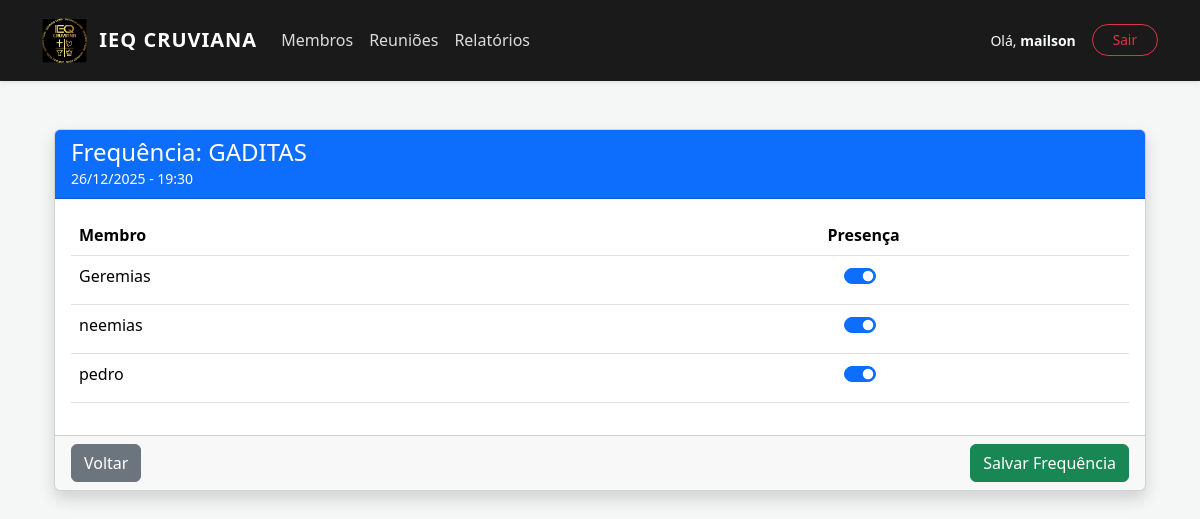
The app's page /gestao/frequencia/registrar/9/ (signed in) with its own data.
### membros/models.py (models this page shows, shortened)
class Reuniao(models.Model):
    celula = models.ForeignKey(Celula, on_delete=models.CASCADE, related_name='reunioes')
    data_reuniao = models.DateField(default=timezone.now)
    hora_reuniao = models.TimeField(default='00:00:00')
    tema = models.CharField(max_length=200, blank=True, null=True)
    class Meta:
        verbose_name = "Reunião"
        verbose_name_plural = "Reuniões"
        unique_together = ('celula', 'data_reuniao', 'hora_reuniao')
        ordering = ['-data_reuniao', '-hora_reuniao']

class Celula(models.Model):
    nome = models.CharField(max_length=100, unique=True)
    lider = models.ForeignKey('auth.User', on_delete=models.SET_NULL, null=True, blank=True, related_name='celulas_lideradas')
    descricao = models.TextField(blank=True, null=True)
    class Meta:
        verbose_name = "Célula"
        verbose_name_plural = "Células"
        ordering = ['nome']

class Membro(models.Model):
    SEXO_CHOICES = [
        ('M', 'Masculino'),
        ('F', 'Feminino'),
        ('O', 'Outro'),
    ]
    nome_completo = models.CharField(max_length=200, unique=True)
    data_nascimento = models.DateField(blank=True, null=True)
    sexo = models.CharField(max_length=1, choices=SEXO_CHOICES, blank=True, null=True)
    celula = models.ForeignKey(Celula, on_delete=models.SET_NULL, null=True, blank=True, related_name='membros')
    data_adesao = models.DateField(default=timezone.now)
    observacoes = models.TextField(blank=True, null=True)
    class Meta:
        verbose_name = "Membro"
        verbose_name_plural = "Membros"
        ordering = ['nome_completo']

### membros/views.py (the view, shortened to what this page needs)
# urls.py: path('frequencia/registrar/<int:pk>/', views.registrar_frequencia_reuniao, name='registrar_frequencia_reuniao'),
@login_required
@permission_required('membros.add_frequencia', raise_exception=True)
def registrar_frequencia_reuniao(request, pk):
    reuniao = get_object_or_404(Reuniao, pk=pk)
    membros = Membro.objects.filter(celula=reuniao.celula).order_by('nome_completo')
    frequencias_existentes = {f.membro_id: f.presente for f in Frequencia.objects.filter(reuniao=reuniao)}
    return render(request, 'membros/registrar_frequencia_reuniao.html', {
        'reuniao': reuniao,
        'membros': membros,
        'frequencias_existentes': frequencias_existentes
    })

### membros/templates/membros/registrar_frequencia_reuniao.html (shortened to what this page needs)
{% extends 'base.html' %}
{% block content %}
<div class="container mt-5">
    <div class="card shadow">
        <div class="card-header bg-primary text-white">
            <h4 class="mb-0">Frequência: {{ reuniao.celula.nome }}</h4>
            <small>{{ reuniao.data_reuniao|date:"d/m/Y" }} - {{ reuniao.hora_reuniao }}</small>
        </div>
        <form method="POST">
            <div class="card-body">
                <table class="table table-hover">
                    <thead>
                        <tr>
                            <th>Membro</th>
                            <th class="text-center">Presença</th>
                        </tr>
                    </thead>
                    <tbody>
                        {% for membro in membros %}
                        <tr>
                            <td>{{ membro.nome_completo }}</td>
                            <td class="text-center">
                                <div class="form-check form-switch d-inline-block">
                                    <input class="form-check-input" type="checkbox"
                                           name="presenca_{{ membro.id }}"
                                           id="membro_{{ membro.id }}"
                                           {% for m_id, status in frequencias_existentes.items %}
                                                {% if m_id == membro.id and status %}checked{% endif %}
                                           {% endfor %}>
                                </div>
                            </td>
                        </tr>
                        {% endfor %}
                    </tbody>
                </table>
            </div>
            <div class="card-footer d-flex justify-content-between">
                <a href="{% url 'membros:selecionar_reuniao_frequencia' %}" class="btn btn-secondary">Voltar</a>
                <button type="submit" class="btn btn-success">Salvar Frequência</button>
            </div>
        </form>
    </div>
</div>
{% endblock %}

### templates/base.html (shortened to what this page needs)
{% load static %}
<!DOCTYPE html>
<html lang="pt-br">
<head>
    <link href="https://cdn.jsdelivr.net/npm/bootstrap@5.3.3/dist/css/bootstrap.min.css" rel="stylesheet">
</head>
<body>
    <nav class="navbar navbar-expand-lg navbar-dark sticky-top shadow-sm">
        <div class="container">
            <a class="navbar-brand d-flex align-items-center" href="{% url 'membros:home_sistema' %}">
                <img src="{% static 'img/minha_logo.png' %}" alt="Logo IEQ">
                <span>IEQ CRUVIANA</span>
            </a>
            <div class="collapse navbar-collapse" id="navbarNav">
                <ul class="navbar-nav me-auto mb-2 mb-lg-0">
                    {% if perms.membros.view_membro %}
                        <li class="nav-item"><a class="nav-link" href="{% url 'membros:listar_membros' %}">Membros</a></li>
                    {% endif %}
                    {% if perms.membros.view_reuniao %}
                        <li class="nav-item"><a class="nav-link" href="{% url 'membros:listar_reunioes' %}">Reuniões</a></li>
                    {% endif %}
                    {% if perms.membros.view_frequencia %}
                        <li class="nav-item"><a class="nav-link" href="{% url 'membros:historico_frequencia' %}">Relatórios</a></li>
                    {% endif %}
                </ul>
                <div class="d-flex align-items-center">
                    {% if user.is_authenticated %}
                        <span class="text-light me-3 small">Olá, <strong>{{ user.username }}</strong></span>
                        <form action="/admin/logout/" method="post" style="display: inline;">
                            <button type="submit" class="btn-logout">Sair</button>
                        </form>
                    {% else %}
                        <a href="/admin/login/" class="btn btn-outline-light btn-sm btn-logout">Entrar</a>
                    {% endif %}
                </div>
            </div>
        </div>
    </nav>
    <div class="container mt-4 pb-5">
        {% block content %}{% endblock %}
    </div>
</body>
</html>

### templates/base.html (style rules this page uses)
.navbar { background-color: #1a1a1a; padding: 0.8rem; }
.navbar-brand img { height: 45px; margin-right: 12px; }
.navbar-brand { font-weight: bold; letter-spacing: 1px; }
.nav-link { color: rgba(255,255,255,0.85) !important; font-weight: 500; }
.btn-logout { border-radius: 20px; padding: 5px 20px; border: 1px solid #dc3545; background: transparent; color: #dc3545; transition: 0.3s; font-size: 0.85rem; }
body { background-color: #f4f7f6; }

### records on screen
Reuniao: celula.nome "GADITAS", data_reuniao "26/12/2025", hora_reuniao "19:30"
Membro: nome_completo "Geremias", id "☑"
Membro: nome_completo "neemias", id "☑"
Membro: nome_completo "pedro", id "☑"

### other values on screen
{{ user.username }} "mailson"
